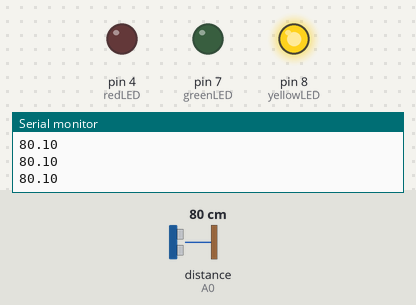
This sketch was run on a simulated Arduino Uno, built with avr-gcc and run on an emulated ATmega328P. Parts: output pins drawn as LEDs (lit = HIGH), the last lines printed to the serial monitor. Wiring (inferred from the names in the program): ultrasonic range finder: trigger pin 2; echo A0. The test bench sets the inputs (shaded band); at power-on: distance to the obstacle (sensor on A0) 80 cm. The echo pulse lasts 58.3 µs per cm; pins used as bus, display or sensor lines are not drawn.

Above: at 1.2 s.
1.3 s: distance to the obstacle (sensor on A0) set to 2 cm
At 2.6 s:
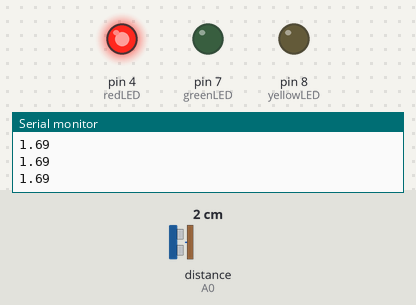
2.9 s: distance to the obstacle (sensor on A0) set to 14 cm
4.4 s: distance to the obstacle (sensor on A0) set to 17 cm
At 5.4 s:
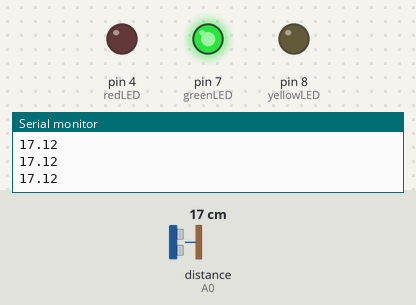
6.0 s: distance to the obstacle (sensor on A0) set to 4 cm
At 7.2 s:
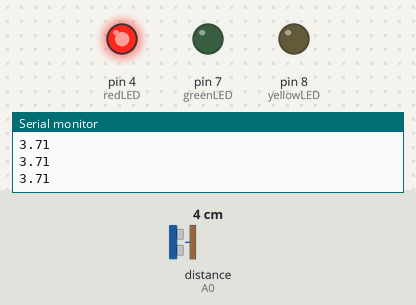
7.6 s: distance to the obstacle (sensor on A0) set to 18 cm
At 8.9 s:
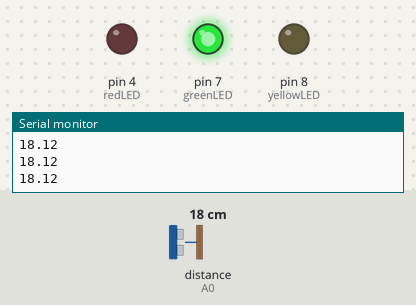
9.2 s: distance to the obstacle (sensor on A0) set to 9 cm
At 10.8 s:
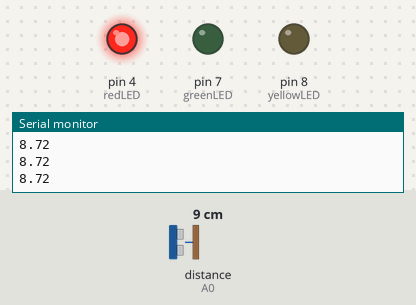
Timing chart, 0 to 11.8 s (numbered marks = the images above; inputs shaded):
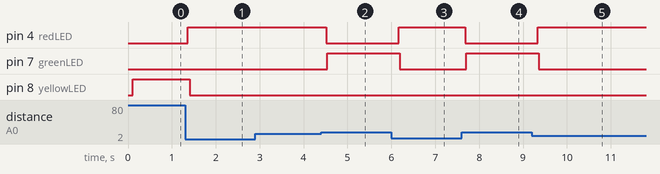

Measured:
- the behaviour switches between 15 and 16 cm on distance to the obstacle (sensor on A0) (found by bisection; images 1 and 2)
- after the input at 1.3 s, pin 4 (redLED): LOW → HIGH after 0.06 s; pin 8 (yellowLED): HIGH → LOW after 0.11 s
- after the input at 4.4 s, pin 4 (redLED): HIGH → LOW after 0.12 s; pin 7 (greenLED): LOW → HIGH after 0.14 s
- after the input at 6.0 s, pin 4 (redLED): LOW → HIGH after 0.17 s; pin 7 (greenLED): HIGH → LOW after 0.19 s
- after the input at 7.6 s, pin 4 (redLED): HIGH → LOW after 0.08 s; pin 7 (greenLED): LOW → HIGH after 0.11 s
- after the input at 9.2 s, pin 4 (redLED): LOW → HIGH after 0.13 s; pin 7 (greenLED): HIGH → LOW after 0.16 s

The sketch:

Lab_Sketch_13.ino
```cpp
int triggerPin = 2;
int triggerPulse = 10;
int echoPin = A0;
int pulseDelay = 50;

int redLED = 4;
int greenLED = 7;
int yellowLED = 8;

void setup() {
  // put your setup code here, to run once:
  Serial.begin(9600);
  pinMode(triggerPin, OUTPUT);
  pinMode(echoPin, INPUT);

  pinMode(redLED, OUTPUT);
  pinMode(greenLED, OUTPUT);
  pinMode(yellowLED, OUTPUT);
}

void loop() {
  // put your main code here, to run repeatedly:
  sendUltrasonicWaves();
  digitalWrite(triggerPin, LOW);
  int travelTime = pulseIn(echoPin, HIGH);
  float distance = travelTime / 58.;
  Serial.println(distance);
  delay(pulseDelay);

  if (distance < 15.) switchLEDs(1, 0, 0);
  if (distance > 15. && distance < 25.) switchLEDs(0, 1, 0);
  if (distance > 25.) switchLEDs(0, 0, 1);
}

void sendUltrasonicWaves() {
  digitalWrite(triggerPin, LOW);
  delayMicroseconds(triggerPulse);
  digitalWrite(triggerPin, HIGH);
  delayMicroseconds(triggerPulse);
}

void switchLEDs(int redLEDState, int greenLEDState, int yellowLEDState) {
  digitalWrite(redLED, redLEDState);
  delay(25);
  digitalWrite(greenLED, greenLEDState);
  delay(25);
  digitalWrite(yellowLED, yellowLEDState);
  delay(25);

}
```
